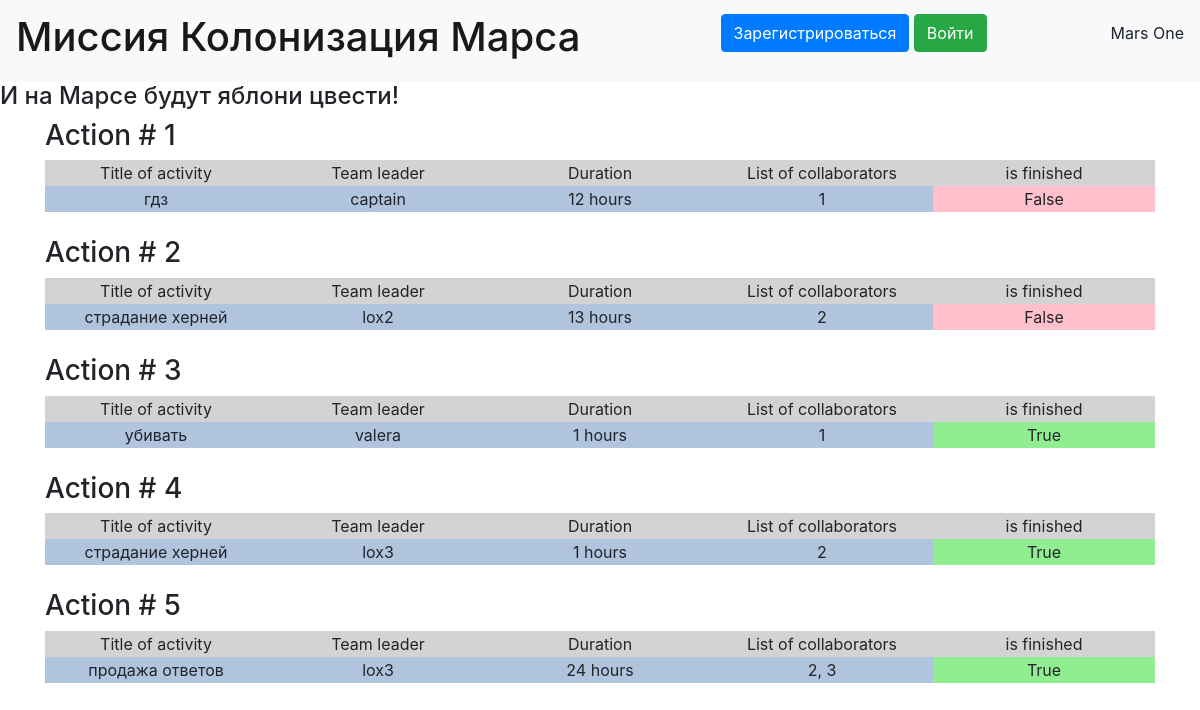
The page / on the database its author committed.
### data/job.py (models this page shows)
class Jobs(SqlAlchemyBase, SerializerMixin):
    __tablename__ = 'jobs'
    id = sqlalchemy.Column(sqlalchemy.Integer, primary_key=True, autoincrement=True)
    team_leader = sqlalchemy.Column(sqlalchemy.Integer, sqlalchemy.ForeignKey("users.id"))
    job = sqlalchemy.Column(sqlalchemy.String, nullable=False)
    work_size = sqlalchemy.Column(sqlalchemy.Integer, nullable=False)
    collaborators = sqlalchemy.Column(sqlalchemy.String, nullable=False, default="")
    start_date = sqlalchemy.Column(sqlalchemy.DateTime, default=datetime.datetime.now)
    end_date = sqlalchemy.Column(sqlalchemy.DateTime, default=datetime.datetime.now)
    is_finished = sqlalchemy.Column(sqlalchemy.Boolean, nullable=False, default=False)
    user_relationship = orm.relationship("User", back_populates="job_relationship")

### data/user.py (models this page shows, shortened)
class User(SqlAlchemyBase, UserMixin, SerializerMixin):
    __tablename__ = 'users'
    id = sqlalchemy.Column(sqlalchemy.Integer, primary_key=True, autoincrement=True)
    surname = sqlalchemy.Column(sqlalchemy.String)
    name = sqlalchemy.Column(sqlalchemy.String)
    age = sqlalchemy.Column(sqlalchemy.Integer)
    position = sqlalchemy.Column(sqlalchemy.String)
    speciality = sqlalchemy.Column(sqlalchemy.String)
    address = sqlalchemy.Column(sqlalchemy.String)
    email = sqlalchemy.Column(sqlalchemy.String, unique=True)
    city_from = sqlalchemy.Column(sqlalchemy.String)
    hashed_password = sqlalchemy.Column(sqlalchemy.String)
    modified_date = sqlalchemy.Column(sqlalchemy.DateTime, default=datetime.datetime.now)
    job_relationship = orm.relationship("Jobs", back_populates="user_relationship")

### main.py (the view)
@app.route('/', methods=["GET", "POST"])
def main_route():
    db_sess = db_session.create_session()
    jobs_data = db_sess.query(Jobs).all()
    return render_template('base_with_btn.html', jobs_data=jobs_data)

### data/db_session.py (called while the page is built)
def create_session() -> Session:
    global __factory
    return __factory()

### templates/base_with_btn.html (shortened to what this page needs)
{% extends "base.html" %}
{% block content %}
    {% for item in jobs_data %}
    <strong><h3>Action # {{item.id}}</h3></strong>
    <table>
        <tr class="heading_table">
            <td>Title of activity</td>
            <td>Team leader</td>
            <td>Duration</td>
            <td>List of collaborators</td>
            <td>is finished</td>
        </tr>
        <tr class="body_table">
            <td>{{item.job}}</td>
            <td>{{item.user_relationship.name}}</td>
            <td>{{item.work_size}} hours</td>
            <td>{{item.collaborators}}</td>
            {% if not item.is_finished%}
                <td class="pink_row">{{item.is_finished}}</td>
            {% else %}
                <td class="green_row">{{item.is_finished}}</td>
            {% endif %}
        </tr>
    </table>
    <br>
{% endfor %}
{% endblock %}

### templates/base.html (shortened to what this page needs)
<!doctype html>
<html lang="en">
<head>
    <link href="https://cdn.jsdelivr.net/npm/bootstrap@4.4.1/dist/css/bootstrap.min.css" rel="stylesheet">
    <link rel="stylesheet" type="text/css" href="{{url_for('static', filename='css/style.css')}}"/>
</head>
</head>
<body>
<header>
    <nav class="navbar navbar-light bg-light">
        <a class="navbar-brand" href="#"><h1>Миссия Колонизация Марса</h1></a>
        {% if current_user.is_authenticated %}
        <a href="/logout" class="navbar-brand">{{ current_user.surname}} {{ current_user.name }}</a>
        <a class="btn btn-danger" href="/logout">Выйти </a>
        {% else %}
        <p>
            <a class="btn btn-primary " href="/register">Зарегистрироваться</a>
            <a class="btn btn-success" href="/login">Войти</a>
        </p>
        {% endif %}
        <p>Mars One</p>
    </nav>
</header>
<h4>И на Марсе будут яблони цвести!</h4>
<main role="main" class="container">
    {% block content %}{% endblock %}
</main>
</body>
</html>

### static/css/style.css (style rules this page uses)
table { text-align: center; alignment: center; width: 100%; overflow-wrap: break-word; word-break: break-word; table-layout: fixed; }
.heading_table { background-color: lightgray; }
.body_table { background-color: lightsteelblue; }
.pink_row { background-color: pink; }
.green_row { background-color: lightgreen; }

### rows shown on the page
Jobs: id "1", job "гдз", user_relationship.name "captain", work_size "12", collaborators "1", is_finished "False"
Jobs: id "2", job "страдание херней", user_relationship.name "lox2", work_size "13", collaborators "2", is_finished "False"
Jobs: id "3", job "убивать", user_relationship.name "valera", work_size "1", collaborators "1", is_finished "True"
Jobs: id "4", job "страдание херней", user_relationship.name "lox3", work_size "1", collaborators "2", is_finished "True"
Jobs: id "5", job "продажа ответов", user_relationship.name "lox3", work_size "24", collaborators "2, 3", is_finished "True"
